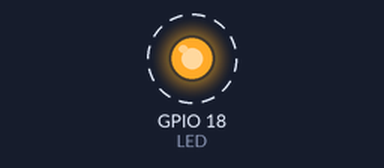
Recording of a program running on a simulated Raspberry Pi (BCM pin numbers). Parts: output pins drawn as LEDs (lit = HIGH). Dashed ring = blinking.

Above: at 0.2 s.
Timing chart, 0 to 3.0 s (numbered marks = the images above):
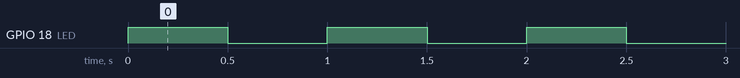

Measured:
- by itself, GPIO 18 (LED): alternates HIGH for 0.50 s and LOW for 0.50 s

The program:

GPIO_LEDtest.py
```python
import RPi.GPIO as GPIO
import time

LED = 18

GPIO.setmode(GPIO.BCM)
GPIO.setup(LED, GPIO.OUT)

if __name__ == '__main__':
    try:
        while True:
            GPIO.output(LED, GPIO.HIGH)
            time.sleep(0.5)
            GPIO.output(LED, GPIO.LOW)
            time.sleep(0.5)

    except KeyboardInterrupt:
        pass

    GPIO.cleanup()
```
